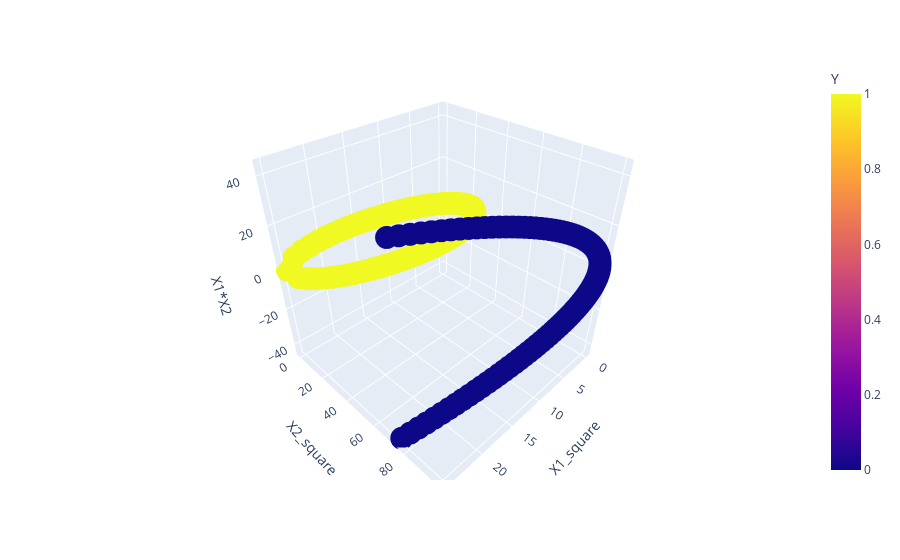

Notebook cell for this chart:
### Code cell
fig2=px.scatter_3d(df,x='X1_square',y='X2_square',z='X1*X2',color='Y')
fig2.show()

### Figure 1 — Plotly figure (JSON) as saved in the notebook; plotly's stock layout.template omitted (floating-point values rounded to 4 significant figures; data arrays with more than 128 entries replaced by an {"elided": "..."} marker saying what was removed)
{"data": [{"hovertemplate": "X1_square=%{x}<br>X2_square=%{y}<br>X1*X2=%{z}<br>Y=%{marker.color}<extra></extra>", "legendgroup": "", "marker": {"color": {"elided": "400 int values"}, "coloraxis": "coloraxis", "symbol": "circle"}, "mode": "markers", "name": "", "scene": "scene", "showlegend": false, "type": "scatter3d", "x": {"elided": "400 float values"}, "y": {"elided": "400 float values"}, "z": {"elided": "400 float values"}}], "layout": {"coloraxis": {"colorbar": {"title": {"text": "Y"}}, "colorscale": [[0, "#0d0887"], [0.1111, "#46039f"], [0.2222, "#7201a8"], [0.3333, "#9c179e"], [0.4444, "#bd3786"], [0.5556, "#d8576b"], [0.6667, "#ed7953"], [0.7778, "#fb9f3a"], [0.8889, "#fdca26"], [1, "#f0f921"]]}, "legend": {"tracegroupgap": 0}, "margin": {"t": 60}, "scene": {"domain": {"x": [0, 1], "y": [0, 1]}, "xaxis": {"title": {"text": "X1_square"}}, "yaxis": {"title": {"text": "X2_square"}}, "zaxis": {"title": {"text": "X1*X2"}}}}}
